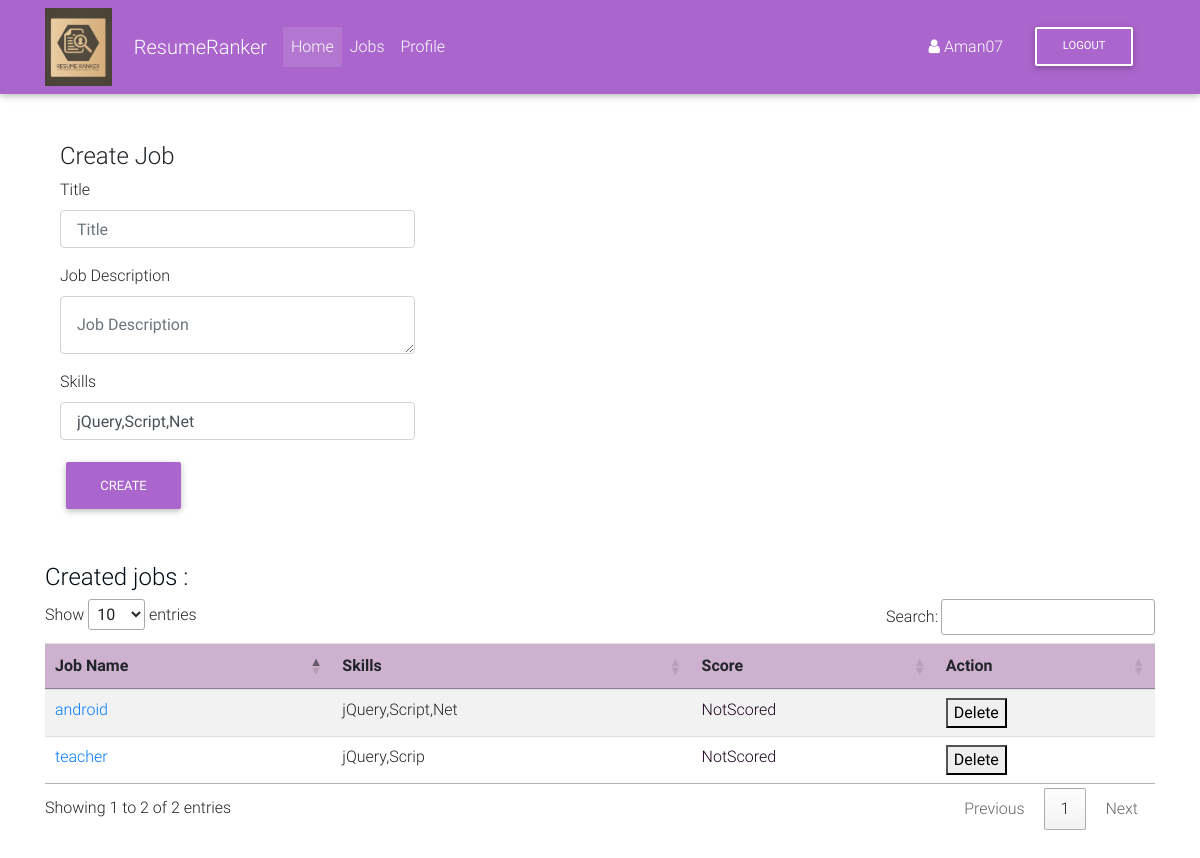
Before: /jobs/ (signed in) with the older database file.
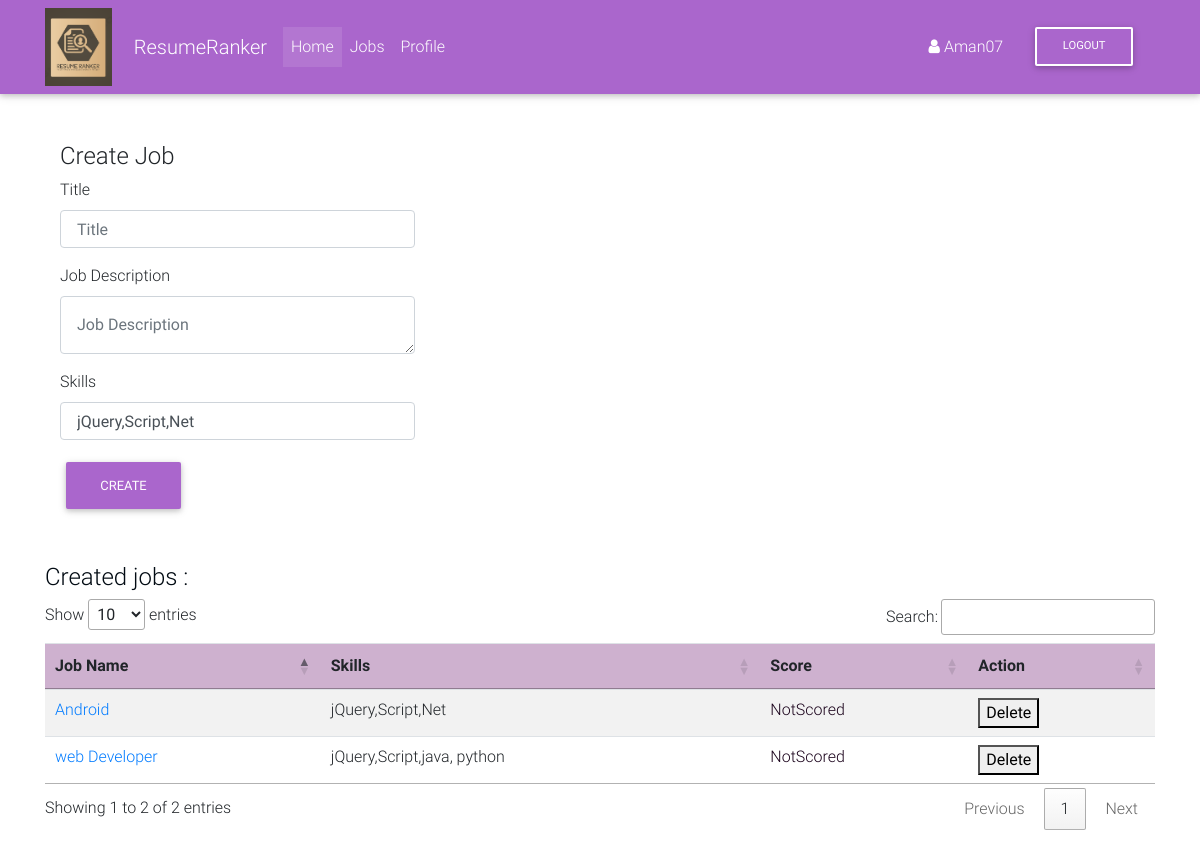
After: the same page with the newer database file.
### jobs/models.py (models this page shows)
class Job(models.Model):
    user = models.ForeignKey(User, on_delete=models.CASCADE)
    title = models.CharField(max_length=1000, blank=True)
    job_description = models.CharField(max_length=2000)
    skills = models.CharField(default=False,max_length=2000)
    status = models.CharField(default="NotScored",max_length=10)

### jobs/views.py (the view, shortened to what this page needs)
# urls.py: path('jobs/', jobs_view, name='jobs'),
@login_required
def jobs_view(request):
    if request.method == "GET":
        jobs = list(Job.objects.filter(user=request.user).values())
        print(jobs)
        return render(request, 'app/jobs.html',{"jobs":jobs})

### templates/app/jobs.html (shortened to what this page needs)
{% extends "base.html" %}
{% block content %}
<div class="container">
    <div class="row">
    <div class="col-sm-8">
                <h4 class="page-header">Create Job</h4>
                <form role="form" method="post">
                    <div class="form-group float-label-control">
                        <label for="">Title</label>
                        <input id="title" name="title" type="text" class="form-control w-50 p-3" placeholder="Title" >
                    </div>
                    <div class="form-group float-label-control">
                        <label for="">Job Description</label>
                        <textarea id="job_description" name="job_description" class="form-control w-50 p-3" placeholder="Job Description" rows="1"></textarea>
                    </div>
                    <div class="form-group float-label-control">
                    <label for="">Skills</label>
                    <input id="skills" name="skills" type="text"  class="form-control w-50 p-3" value="jQuery,Script,Net">
                    </div>
                    <button class="btn btn-secondary float-left" type="submit">Create</button>
                </div>
    </div>
    </div>
	<br>
	<br>
	{% if jobs|length == 0 %}
	<h1> No Data Found </h1>
	{% else %}
	<h4><span style="color: rgb(2, 11, 19);"> Created jobs :</span></h4>
	<table class="table table-striped" id="jobs">
  <thead>
    <tr style="background-color:rgb(206, 177, 207);">
      <th scope="col">Job Name</th>
      <th scope="col">Skills</th>
      <th scope="col">Score</th>
      <th scope="col">Action</th>
    </tr>
  </thead>
  <tbody>
  {% for job in jobs %}
    <tr>
      <td  style="color: rgb(0, 119, 255);"><a href="{% url 'jobs:jobDetail' job.id %}">{{ job.title }}</a></td>
      <td>{{ job.skills }}</td>
      <td style="color: rgb(26, 2, 27);">{{ job.status }}</td>
      <td>
       <form action="{% url 'jobs:jobDelete' job.id %}" method="POST">
       <button type="submit">Delete</button>
       </form>
      </td>
    </tr>
  {% endfor %}
  </tbody>
</table>
{% endif %}
{% endblock content %}

Changed rows visible on the page:
removed Job: title "android", skills "jQuery,Script,Net", status "NotScored"
removed Job: title "teacher", skills "jQuery,Scrip", status "NotScored"
added Job: title "Android", skills "jQuery,Script,Net", status "NotScored"
added Job: title "web Developer", skills "jQuery,Script,java, python", status "NotScored"
